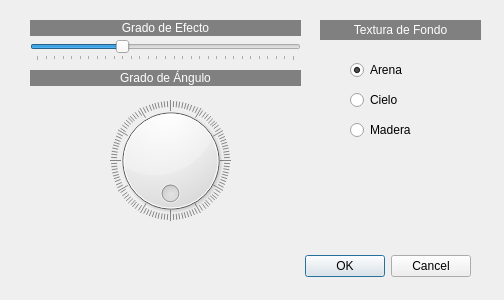
<?xml version="1.0" encoding="UTF-8"?>
<ui version="4.0">
 <class>dialogBajoRelieve</class>
 <widget class="QDialog" name="dialogBajoRelieve">
  <property name="geometry">
   <rect>
    <x>0</x>
    <y>0</y>
    <width>504</width>
    <height>300</height>
   </rect>
  </property>
  <property name="windowTitle">
   <string>Bajorrelieve</string>
  </property>
  <widget class="QDialogButtonBox" name="buttonBox">
   <property name="geometry">
    <rect>
     <x>130</x>
     <y>250</y>
     <width>341</width>
     <height>32</height>
    </rect>
   </property>
   <property name="orientation">
    <enum>Qt::Horizontal</enum>
   </property>
   <property name="standardButtons">
    <set>QDialogButtonBox::Cancel|QDialogButtonBox::Ok</set>
   </property>
  </widget>
  <widget class="QSlider" name="horizontalSlider_3">
   <property name="geometry">
    <rect>
     <x>30</x>
     <y>40</y>
     <width>271</width>
     <height>21</height>
    </rect>
   </property>
   <property name="minimum">
    <number>0</number>
   </property>
   <property name="maximum">
    <number>300</number>
   </property>
   <property name="value">
    <number>100</number>
   </property>
   <property name="orientation">
    <enum>Qt::Horizontal</enum>
   </property>
   <property name="tickPosition">
    <enum>QSlider::TicksBelow</enum>
   </property>
   <property name="tickInterval">
    <number>10</number>
   </property>
  </widget>
  <widget class="QLabel" name="label_3">
   <property name="geometry">
    <rect>
     <x>30</x>
     <y>20</y>
     <width>271</width>
     <height>16</height>
    </rect>
   </property>
   <property name="styleSheet">
    <string notr="true">background-color: rgb(128, 128, 128);
color: rgb(255, 255, 255);</string>
   </property>
   <property name="text">
    <string>Grado de Efecto</string>
   </property>
   <property name="alignment">
    <set>Qt::AlignCenter</set>
   </property>
  </widget>
  <widget class="QLabel" name="label_4">
   <property name="geometry">
    <rect>
     <x>30</x>
     <y>70</y>
     <width>271</width>
     <height>16</height>
    </rect>
   </property>
   <property name="styleSheet">
    <string notr="true">background-color: rgb(128, 128, 128);
color: rgb(255, 255, 255);</string>
   </property>
   <property name="text">
    <string>Grado de Ángulo</string>
   </property>
   <property name="alignment">
    <set>Qt::AlignCenter</set>
   </property>
  </widget>
  <widget class="QDial" name="dial">
   <property name="geometry">
    <rect>
     <x>110</x>
     <y>100</y>
     <width>121</width>
     <height>121</height>
    </rect>
   </property>
   <property name="acceptDrops">
    <bool>true</bool>
   </property>
   <property name="maximum">
    <number>360</number>
   </property>
   <property name="wrapping">
    <bool>true</bool>
   </property>
   <property name="notchTarget">
    <double>3.000000000000000</double>
   </property>
   <property name="notchesVisible">
    <bool>true</bool>
   </property>
  </widget>
  <widget class="QRadioButton" name="radioButton">
   <property name="geometry">
    <rect>
     <x>350</x>
     <y>60</y>
     <width>95</width>
     <height>20</height>
    </rect>
   </property>
   <property name="text">
    <string>Arena</string>
   </property>
   <property name="checked">
    <bool>true</bool>
   </property>
  </widget>
  <widget class="QRadioButton" name="radioButton_2">
   <property name="geometry">
    <rect>
     <x>350</x>
     <y>90</y>
     <width>95</width>
     <height>20</height>
    </rect>
   </property>
   <property name="text">
    <string>Cielo</string>
   </property>
  </widget>
  <widget class="QRadioButton" name="radioButton_3">
   <property name="geometry">
    <rect>
     <x>350</x>
     <y>120</y>
     <width>95</width>
     <height>20</height>
    </rect>
   </property>
   <property name="text">
    <string>Madera</string>
   </property>
  </widget>
  <widget class="QLabel" name="label_5">
   <property name="geometry">
    <rect>
     <x>320</x>
     <y>20</y>
     <width>161</width>
     <height>20</height>
    </rect>
   </property>
   <property name="styleSheet">
    <string notr="true">background-color: rgb(128, 128, 128);
color: rgb(255, 255, 255);</string>
   </property>
   <property name="text">
    <string>Textura de Fondo</string>
   </property>
   <property name="alignment">
    <set>Qt::AlignCenter</set>
   </property>
  </widget>
 </widget>
 <resources/>
 <connections>
  <connection>
   <sender>buttonBox</sender>
   <signal>accepted()</signal>
   <receiver>dialogBajoRelieve</receiver>
   <slot>accept()</slot>
   <hints>
    <hint type="sourcelabel">
     <x>248</x>
     <y>254</y>
    </hint>
    <hint type="destinationlabel">
     <x>157</x>
     <y>274</y>
    </hint>
   </hints>
  </connection>
  <connection>
   <sender>buttonBox</sender>
   <signal>rejected()</signal>
   <receiver>dialogBajoRelieve</receiver>
   <slot>reject()</slot>
   <hints>
    <hint type="sourcelabel">
     <x>316</x>
     <y>260</y>
    </hint>
    <hint type="destinationlabel">
     <x>286</x>
     <y>274</y>
    </hint>
   </hints>
  </connection>
 </connections>
</ui>
